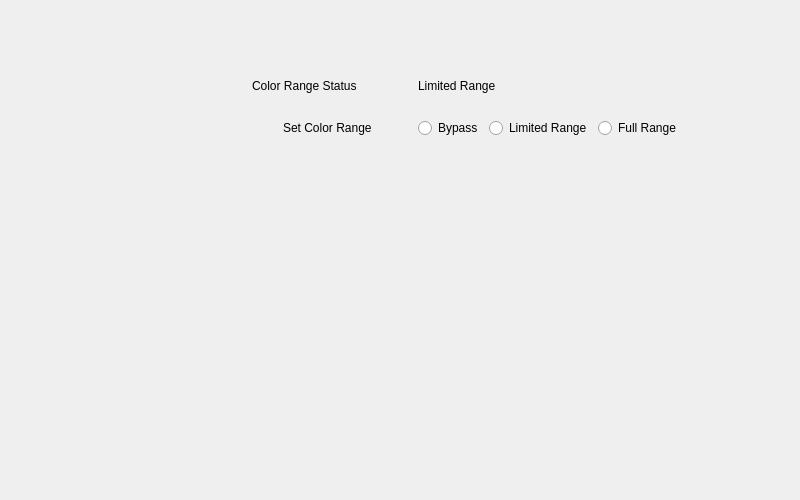
<?xml version="1.0" encoding="UTF-8"?>
<ui version="4.0">
 <class>UC1218_4K_Video_Setting_Form</class>
 <widget class="QWidget" name="UC1218_4K_Video_Setting_Form">
  <property name="geometry">
   <rect>
    <x>0</x>
    <y>0</y>
    <width>800</width>
    <height>500</height>
   </rect>
  </property>
  <property name="windowTitle">
   <string>Form</string>
  </property>
  <widget class="QWidget" name="layoutWidget">
   <property name="geometry">
    <rect>
     <x>70</x>
     <y>60</y>
     <width>651</width>
     <height>91</height>
    </rect>
   </property>
   <layout class="QGridLayout" name="gridLayout_2">
    <item row="1" column="0">
     <layout class="QHBoxLayout" name="horizontalLayout_12">
      <property name="rightMargin">
       <number>20</number>
      </property>
      <item>
       <spacer name="horizontalSpacer_12">
        <property name="orientation">
         <enum>Qt::Horizontal</enum>
        </property>
        <property name="sizeHint" stdset="0">
         <size>
          <width>40</width>
          <height>20</height>
         </size>
        </property>
       </spacer>
      </item>
      <item>
       <widget class="QLabel" name="set_colorRange_label">
        <property name="text">
         <string>Set Color Range</string>
        </property>
       </widget>
      </item>
     </layout>
    </item>
    <item row="0" column="0">
     <layout class="QHBoxLayout" name="horizontalLayout_15">
      <property name="rightMargin">
       <number>20</number>
      </property>
      <item>
       <spacer name="horizontalSpacer_15">
        <property name="orientation">
         <enum>Qt::Horizontal</enum>
        </property>
        <property name="sizeHint" stdset="0">
         <size>
          <width>40</width>
          <height>20</height>
         </size>
        </property>
       </spacer>
      </item>
      <item>
       <widget class="QLabel" name="colorRange_label">
        <property name="sizePolicy">
         <sizepolicy hsizetype="Minimum" vsizetype="Fixed">
          <horstretch>0</horstretch>
          <verstretch>0</verstretch>
         </sizepolicy>
        </property>
        <property name="minimumSize">
         <size>
          <width>120</width>
          <height>0</height>
         </size>
        </property>
        <property name="text">
         <string>Color Range Status</string>
        </property>
       </widget>
      </item>
     </layout>
    </item>
    <item row="1" column="1">
     <layout class="QHBoxLayout" name="horizontalLayout_14">
      <property name="leftMargin">
       <number>20</number>
      </property>
      <item>
       <widget class="QRadioButton" name="set_colorRange_bypass_radioButton">
        <property name="text">
         <string>Bypass</string>
        </property>
        <attribute name="buttonGroup">
         <string notr="true">rgb2yuv_colorRange_buttonGroup</string>
        </attribute>
       </widget>
      </item>
      <item>
       <widget class="QRadioButton" name="set_colorRange_limitedRange_radioButton">
        <property name="text">
         <string>Limited Range</string>
        </property>
        <attribute name="buttonGroup">
         <string notr="true">rgb2yuv_colorRange_buttonGroup</string>
        </attribute>
       </widget>
      </item>
      <item>
       <widget class="QRadioButton" name="set_colorRange_fullRange_radioButton">
        <property name="text">
         <string>Full Range</string>
        </property>
        <attribute name="buttonGroup">
         <string notr="true">rgb2yuv_colorRange_buttonGroup</string>
        </attribute>
       </widget>
      </item>
      <item>
       <spacer name="horizontalSpacer_14">
        <property name="orientation">
         <enum>Qt::Horizontal</enum>
        </property>
        <property name="sizeHint" stdset="0">
         <size>
          <width>40</width>
          <height>20</height>
         </size>
        </property>
       </spacer>
      </item>
     </layout>
    </item>
    <item row="0" column="1">
     <layout class="QHBoxLayout" name="horizontalLayout_16">
      <property name="leftMargin">
       <number>20</number>
      </property>
      <item>
       <widget class="QLabel" name="colorRange_value_label">
        <property name="sizePolicy">
         <sizepolicy hsizetype="Minimum" vsizetype="Fixed">
          <horstretch>0</horstretch>
          <verstretch>0</verstretch>
         </sizepolicy>
        </property>
        <property name="minimumSize">
         <size>
          <width>130</width>
          <height>30</height>
         </size>
        </property>
        <property name="text">
         <string>Limited Range</string>
        </property>
       </widget>
      </item>
      <item>
       <spacer name="horizontalSpacer_16">
        <property name="orientation">
         <enum>Qt::Horizontal</enum>
        </property>
        <property name="sizeHint" stdset="0">
         <size>
          <width>40</width>
          <height>20</height>
         </size>
        </property>
       </spacer>
      </item>
     </layout>
    </item>
   </layout>
  </widget>
 </widget>
 <resources/>
 <connections/>
 <buttongroups>
  <buttongroup name="colorRange_buttonGroup"/>
  <buttongroup name="rgb2yuv_colorRange_buttonGroup"/>
  <buttongroup name="yuv2rgb_colorRange_buttonGroup"/>
 </buttongroups>
</ui>
